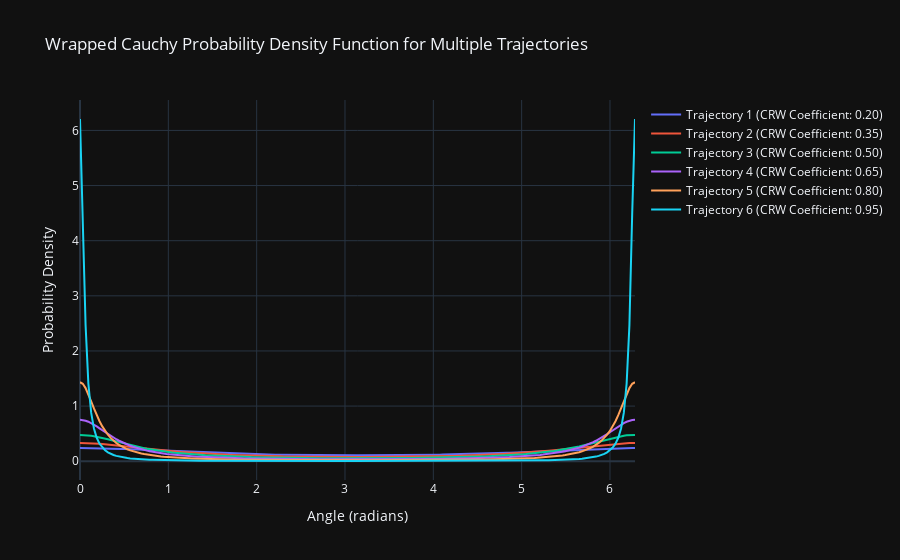

Notebook code cell kept with this figure:
### Markdown cell above
## Keep the trajectories in a Pandas Data Frame.

### Code cell
# Init parameters
n_steps = 100
s_pos = np.array([0, 0])
speed = 6
n_traj = 5  # Number of trajectories to generate
n_traj = 6  # Number of trajectory to be generated.
CRW_coefficient = [0.2, 0.35, 0.5, 0.65, 0.8, 0.95] #This are the CRW vlaues to used for the figures.
# Create a DataFrame to store all trajectories
df_trajectories = pd.DataFrame(columns=['Trajectory', 'Step', 'X', 'Y'])
# Create a figure for the trajectories
plt.style.use('dark_background')
plt.figure(figsize=(8, 8))
# Initialize the figure for the Wrapped Cauchy PDF
fig_wrapcauchy_pdf = go.Figure()
for j in range(n_traj):
    # Initialize velocity vector
    velocity = np.array([speed, 0])
    # List to store the positions of the trajectory
    CRW_2d = [s_pos]
    for i in range(1, n_steps):
        # Generate a random angle following a Wrapped Cauchy distribution
        turn_angle = wrapcauchy.rvs(CRW_coefficient[j])
        # Rotate the velocity vector according to the generated angle
        rotation_matrix = np.array([[np.cos(turn_angle), -np.sin(turn_angle)],
                                    [np.sin(turn_angle),  np.cos(turn_angle)]])
        velocity = np.dot(rotation_matrix, velocity)
        # Update to the new position
        new_pos = CRW_2d[-1] + velocity
        CRW_2d.append(new_pos)
    # Convert the list of positions to a NumPy array for easy plotting
    CRW_2d_np = np.array(CRW_2d)
    # Create a DataFrame for the current trajectory
    df_current_trajectory = pd.DataFrame({
        'Trajectory': j + 1,
        'Step': np.arange(n_steps),
        'X': CRW_2d_np[:, 0],
        'Y': CRW_2d_np[:, 1]
    })
    # Concatenate the current trajectory DataFrame to the main DataFrame
    df_trajectories = pd.concat([df_trajectories, df_current_trajectory], ignore_index=True)
    # Plot the trajectory
    plt.plot(CRW_2d_np[:, 0], CRW_2d_np[:, 1], '-o', label=f'Trajectory {j + 1} (CRW Coefficient: {CRW_coefficient[j]:.2f})')
    # Generate the Wrapped Cauchy PDF for this trajectory
    resolution = 200
    aux_domain = np.linspace(0, 2 * np.pi, resolution)
    wrapcauchy_pdf = np.array([wrapcauchy.pdf(i, CRW_coefficient[j]) for i in aux_domain])
    # Add the PDF plot to the figure
    fig_wrapcauchy_pdf.add_trace(go.Scatter(
        x=aux_domain,
        y=wrapcauchy_pdf,
        marker=dict(size=2),
        line=dict(width=2),
        mode='lines',
        name=f'Trajectory {j + 1} (CRW Coefficient: {CRW_coefficient[j]:.2f})',
        showlegend=True
    ))
# Configuration for the trajectory plot
plt.title(f'Correlated Random Walk 2D ({n_traj} Trajectories)')
plt.xlabel('X Position')
plt.ylabel('Y Position')
plt.grid()
plt.legend()
plt.show()

# Configuration for the PDFs plot
fig_wrapcauchy_pdf.update_layout(title='Wrapped Cauchy Probability Density Function for Multiple Trajectories',
                                 xaxis_title='Angle (radians)',
                                 yaxis_title='Probability Density',
                                 template="plotly_dark")
fig_wrapcauchy_pdf.show()
# Display the DataFrame of trajectories
print(df_trajectories)

### Figure 1 — Plotly figure (JSON) as saved in the notebook; plotly's stock layout.template omitted (floating-point values rounded to 4 significant figures; data arrays with more than 128 entries replaced by an {"elided": "..."} marker saying what was removed)
{"data": [{"line": {"width": 2}, "marker": {"size": 2}, "mode": "lines", "name": "Trajectory 1 (CRW Coefficient: 0.20)", "showlegend": true, "type": "scatter", "x": {"elided": "200 float values"}, "y": {"elided": "200 float values"}}, {"line": {"width": 2}, "marker": {"size": 2}, "mode": "lines", "name": "Trajectory 2 (CRW Coefficient: 0.35)", "showlegend": true, "type": "scatter", "x": {"elided": "200 float values"}, "y": {"elided": "200 float values"}}, {"line": {"width": 2}, "marker": {"size": 2}, "mode": "lines", "name": "Trajectory 3 (CRW Coefficient: 0.50)", "showlegend": true, "type": "scatter", "x": {"elided": "200 float values"}, "y": {"elided": "200 float values"}}, {"line": {"width": 2}, "marker": {"size": 2}, "mode": "lines", "name": "Trajectory 4 (CRW Coefficient: 0.65)", "showlegend": true, "type": "scatter", "x": {"elided": "200 float values"}, "y": {"elided": "200 float values"}}, {"line": {"width": 2}, "marker": {"size": 2}, "mode": "lines", "name": "Trajectory 5 (CRW Coefficient: 0.80)", "showlegend": true, "type": "scatter", "x": {"elided": "200 float values"}, "y": {"elided": "200 float values"}}, {"line": {"width": 2}, "marker": {"size": 2}, "mode": "lines", "name": "Trajectory 6 (CRW Coefficient: 0.95)", "showlegend": true, "type": "scatter", "x": {"elided": "200 float values"}, "y": {"elided": "200 float values"}}], "layout": {"title": {"text": "Wrapped Cauchy Probability Density Function for Multiple Trajectories"}, "xaxis": {"title": {"text": "Angle (radians)"}}, "yaxis": {"title": {"text": "Probability Density"}}}}
